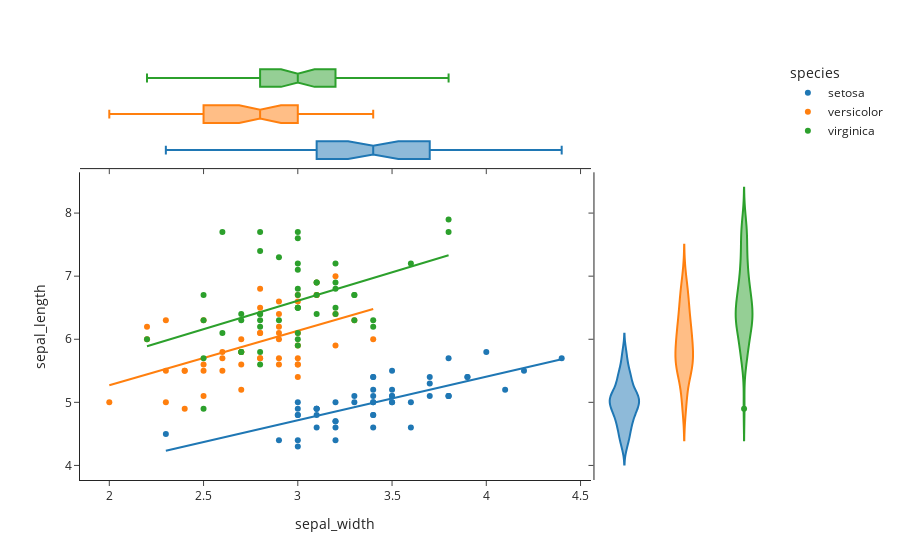

Notebook code cell kept with this figure:
### Code cell
import plotly.express as px
df = px.data.iris()
print(df.head())
fig = px.scatter(df, x="sepal_width", y="sepal_length", color="species", marginal_y="violin",
           marginal_x="box", trendline="ols", template="simple_white")
fig.show()

### Figure 1 — Plotly figure (JSON) as saved in the notebook; plotly's stock layout.template omitted (floating-point values rounded to 4 significant figures)
{"data": [{"hovertemplate": "species=setosa<br>sepal_width=%{x}<br>sepal_length=%{y}<extra></extra>", "legendgroup": "setosa", "marker": {"color": "#1F77B4", "symbol": "circle"}, "mode": "markers", "name": "setosa", "orientation": "v", "showlegend": true, "type": "scatter", "x": [3.5, 3, 3.2, 3.1, 3.6, 3.9, 3.4, 3.4, 2.9, 3.1, 3.7, 3.4, 3, 3, 4, 4.4, 3.9, 3.5, 3.8, 3.8, 3.4, 3.7, 3.6, 3.3, 3.4, 3, 3.4, 3.5, 3.4, 3.2, 3.1, 3.4, 4.1, 4.2, 3.1, 3.2, 3.5, 3.1, 3, 3.4, 3.5, 2.3, 3.2, 3.5, 3.8, 3, 3.8, 3.2, 3.7, 3.3], "xaxis": "x", "y": [5.1, 4.9, 4.7, 4.6, 5, 5.4, 4.6, 5, 4.4, 4.9, 5.4, 4.8, 4.8, 4.3, 5.8, 5.7, 5.4, 5.1, 5.7, 5.1, 5.4, 5.1, 4.6, 5.1, 4.8, 5, 5, 5.2, 5.2, 4.7, 4.8, 5.4, 5.2, 5.5, 4.9, 5, 5.5, 4.9, 4.4, 5.1, 5, 4.5, 4.4, 5, 5.1, 4.8, 5.1, 4.6, 5.3, 5], "yaxis": "y"}, {"alignmentgroup": "True", "hovertemplate": "species=setosa<br>sepal_width=%{x}<extra></extra>", "legendgroup": "setosa", "marker": {"color": "#1F77B4", "symbol": "circle"}, "name": "setosa", "notched": true, "offsetgroup": "setosa", "showlegend": false, "type": "box", "x": [3.5, 3, 3.2, 3.1, 3.6, 3.9, 3.4, 3.4, 2.9, 3.1, 3.7, 3.4, 3, 3, 4, 4.4, 3.9, 3.5, 3.8, 3.8, 3.4, 3.7, 3.6, 3.3, 3.4, 3, 3.4, 3.5, 3.4, 3.2, 3.1, 3.4, 4.1, 4.2, 3.1, 3.2, 3.5, 3.1, 3, 3.4, 3.5, 2.3, 3.2, 3.5, 3.8, 3, 3.8, 3.2, 3.7, 3.3], "xaxis": "x3", "yaxis": "y3"}, {"alignmentgroup": "True", "hovertemplate": "species=setosa<br>sepal_length=%{y}<extra></extra>", "legendgroup": "setosa", "marker": {"color": "#1F77B4", "symbol": "circle"}, "name": "setosa", "offsetgroup": "setosa", "scalegroup": "y", "showlegend": false, "type": "violin", "xaxis": "x2", "y": [5.1, 4.9, 4.7, 4.6, 5, 5.4, 4.6, 5, 4.4, 4.9, 5.4, 4.8, 4.8, 4.3, 5.8, 5.7, 5.4, 5.1, 5.7, 5.1, 5.4, 5.1, 4.6, 5.1, 4.8, 5, 5, 5.2, 5.2, 4.7, 4.8, 5.4, 5.2, 5.5, 4.9, 5, 5.5, 4.9, 4.4, 5.1, 5, 4.5, 4.4, 5, 5.1, 4.8, 5.1, 4.6, 5.3, 5], "yaxis": "y2"}, {"hovertemplate": "<b>OLS trendline</b><br>sepal_length = 0.690854 * sepal_width + 2.64466<br>R<sup>2</sup>=0.557681<br><br>species=setosa<br>sepal_width=%{x}<br>sepal_length=%{y} <b>(trend)</b><extra></extra>", "legendgroup": "setosa", "marker": {"color": "#1F77B4", "symbol": "circle"}, "mode": "lines", "name": "setosa", "showlegend": false, "type": "scatter", "x": [2.3, 2.9, 3, 3, 3, 3, 3, 3, 3.1, 3.1, 3.1, 3.1, 3.1, 3.2, 3.2, 3.2, 3.2, 3.2, 3.3, 3.3, 3.4, 3.4, 3.4, 3.4, 3.4, 3.4, 3.4, 3.4, 3.4, 3.5, 3.5, 3.5, 3.5, 3.5, 3.5, 3.6, 3.6, 3.7, 3.7, 3.7, 3.8, 3.8, 3.8, 3.8, 3.9, 3.9, 4, 4.1, 4.2, 4.4], "xaxis": "x", "y": [4.234, 4.648, 4.717, 4.717, 4.717, 4.717, 4.717, 4.717, 4.786, 4.786, 4.786, 4.786, 4.786, 4.855, 4.855, 4.855, 4.855, 4.855, 4.924, 4.924, 4.994, 4.994, 4.994, 4.994, 4.994, 4.994, 4.994, 4.994, 4.994, 5.063, 5.063, 5.063, 5.063, 5.063, 5.063, 5.132, 5.132, 5.201, 5.201, 5.201, 5.27, 5.27, 5.27, 5.27, 5.339, 5.339, 5.408, 5.477, 5.546, 5.684], "yaxis": "y"}, {"hovertemplate": "species=versicolor<br>sepal_width=%{x}<br>sepal_length=%{y}<extra></extra>", "legendgroup": "versicolor", "marker": {"color": "#FF7F0E", "symbol": "circle"}, "mode": "markers", "name": "versicolor", "orientation": "v", "showlegend": true, "type": "scatter", "x": [3.2, 3.2, 3.1, 2.3, 2.8, 2.8, 3.3, 2.4, 2.9, 2.7, 2, 3, 2.2, 2.9, 2.9, 3.1, 3, 2.7, 2.2, 2.5, 3.2, 2.8, 2.5, 2.8, 2.9, 3, 2.8, 3, 2.9, 2.6, 2.4, 2.4, 2.7, 2.7, 3, 3.4, 3.1, 2.3, 3, 2.5, 2.6, 3, 2.6, 2.3, 2.7, 3, 2.9, 2.9, 2.5, 2.8], "xaxis": "x", "y": [7, 6.4, 6.9, 5.5, 6.5, 5.7, 6.3, 4.9, 6.6, 5.2, 5, 5.9, 6, 6.1, 5.6, 6.7, 5.6, 5.8, 6.2, 5.6, 5.9, 6.1, 6.3, 6.1, 6.4, 6.6, 6.8, 6.7, 6, 5.7, 5.5, 5.5, 5.8, 6, 5.4, 6, 6.7, 6.3, 5.6, 5.5, 5.5, 6.1, 5.8, 5, 5.6, 5.7, 5.7, 6.2, 5.1, 5.7], "yaxis": "y"}, {"alignmentgroup": "True", "hovertemplate": "species=versicolor<br>sepal_width=%{x}<extra></extra>", "legendgroup": "versicolor", "marker": {"color": "#FF7F0E", "symbol": "circle"}, "name": "versicolor", "notched": true, "offsetgroup": "versicolor", "showlegend": false, "type": "box", "x": [3.2, 3.2, 3.1, 2.3, 2.8, 2.8, 3.3, 2.4, 2.9, 2.7, 2, 3, 2.2, 2.9, 2.9, 3.1, 3, 2.7, 2.2, 2.5, 3.2, 2.8, 2.5, 2.8, 2.9, 3, 2.8, 3, 2.9, 2.6, 2.4, 2.4, 2.7, 2.7, 3, 3.4, 3.1, 2.3, 3, 2.5, 2.6, 3, 2.6, 2.3, 2.7, 3, 2.9, 2.9, 2.5, 2.8], "xaxis": "x3", "yaxis": "y3"}, {"alignmentgroup": "True", "hovertemplate": "species=versicolor<br>sepal_length=%{y}<extra></extra>", "legendgroup": "versicolor", "marker": {"color": "#FF7F0E", "symbol": "circle"}, "name": "versicolor", "offsetgroup": "versicolor", "scalegroup": "y", "showlegend": false, "type": "violin", "xaxis": "x2", "y": [7, 6.4, 6.9, 5.5, 6.5, 5.7, 6.3, 4.9, 6.6, 5.2, 5, 5.9, 6, 6.1, 5.6, 6.7, 5.6, 5.8, 6.2, 5.6, 5.9, 6.1, 6.3, 6.1, 6.4, 6.6, 6.8, 6.7, 6, 5.7, 5.5, 5.5, 5.8, 6, 5.4, 6, 6.7, 6.3, 5.6, 5.5, 5.5, 6.1, 5.8, 5, 5.6, 5.7, 5.7, 6.2, 5.1, 5.7], "yaxis": "y2"}, {"hovertemplate": "<b>OLS trendline</b><br>sepal_length = 0.865078 * sepal_width + 3.53973<br>R<sup>2</sup>=0.276582<br><br>species=versicolor<br>sepal_width=%{x}<br>sepal_length=%{y} <b>(trend)</b><extra></extra>", "legendgroup": "versicolor", "marker": {"color": "#FF7F0E", "symbol": "circle"}, "mode": "lines", "name": "versicolor", "showlegend": false, "type": "scatter", "x": [2, 2.2, 2.2, 2.3, 2.3, 2.3, 2.4, 2.4, 2.4, 2.5, 2.5, 2.5, 2.5, 2.6, 2.6, 2.6, 2.7, 2.7, 2.7, 2.7, 2.7, 2.8, 2.8, 2.8, 2.8, 2.8, 2.8, 2.9, 2.9, 2.9, 2.9, 2.9, 2.9, 2.9, 3, 3, 3, 3, 3, 3, 3, 3, 3.1, 3.1, 3.1, 3.2, 3.2, 3.2, 3.3, 3.4], "xaxis": "x", "y": [5.27, 5.443, 5.443, 5.529, 5.529, 5.529, 5.616, 5.616, 5.616, 5.702, 5.702, 5.702, 5.702, 5.789, 5.789, 5.789, 5.875, 5.875, 5.875, 5.875, 5.875, 5.962, 5.962, 5.962, 5.962, 5.962, 5.962, 6.048, 6.048, 6.048, 6.048, 6.048, 6.048, 6.048, 6.135, 6.135, 6.135, 6.135, 6.135, 6.135, 6.135, 6.135, 6.221, 6.221, 6.221, 6.308, 6.308, 6.308, 6.394, 6.481], "yaxis": "y"}, {"hovertemplate": "species=virginica<br>sepal_width=%{x}<br>sepal_length=%{y}<extra></extra>", "legendgroup": "virginica", "marker": {"color": "#2CA02C", "symbol": "circle"}, "mode": "markers", "name": "virginica", "orientation": "v", "showlegend": true, "type": "scatter", "x": [3.3, 2.7, 3, 2.9, 3, 3, 2.5, 2.9, 2.5, 3.6, 3.2, 2.7, 3, 2.5, 2.8, 3.2, 3, 3.8, 2.6, 2.2, 3.2, 2.8, 2.8, 2.7, 3.3, 3.2, 2.8, 3, 2.8, 3, 2.8, 3.8, 2.8, 2.8, 2.6, 3, 3.4, 3.1, 3, 3.1, 3.1, 3.1, 2.7, 3.2, 3.3, 3, 2.5, 3, 3.4, 3], "xaxis": "x", "y": [6.3, 5.8, 7.1, 6.3, 6.5, 7.6, 4.9, 7.3, 6.7, 7.2, 6.5, 6.4, 6.8, 5.7, 5.8, 6.4, 6.5, 7.7, 7.7, 6, 6.9, 5.6, 7.7, 6.3, 6.7, 7.2, 6.2, 6.1, 6.4, 7.2, 7.4, 7.9, 6.4, 6.3, 6.1, 7.7, 6.3, 6.4, 6, 6.9, 6.7, 6.9, 5.8, 6.8, 6.7, 6.7, 6.3, 6.5, 6.2, 5.9], "yaxis": "y"}, {"alignmentgroup": "True", "hovertemplate": "species=virginica<br>sepal_width=%{x}<extra></extra>", "legendgroup": "virginica", "marker": {"color": "#2CA02C", "symbol": "circle"}, "name": "virginica", "notched": true, "offsetgroup": "virginica", "showlegend": false, "type": "box", "x": [3.3, 2.7, 3, 2.9, 3, 3, 2.5, 2.9, 2.5, 3.6, 3.2, 2.7, 3, 2.5, 2.8, 3.2, 3, 3.8, 2.6, 2.2, 3.2, 2.8, 2.8, 2.7, 3.3, 3.2, 2.8, 3, 2.8, 3, 2.8, 3.8, 2.8, 2.8, 2.6, 3, 3.4, 3.1, 3, 3.1, 3.1, 3.1, 2.7, 3.2, 3.3, 3, 2.5, 3, 3.4, 3], "xaxis": "x3", "yaxis": "y3"}, {"alignmentgroup": "True", "hovertemplate": "species=virginica<br>sepal_length=%{y}<extra></extra>", "legendgroup": "virginica", "marker": {"color": "#2CA02C", "symbol": "circle"}, "name": "virginica", "offsetgroup": "virginica", "scalegroup": "y", "showlegend": false, "type": "violin", "xaxis": "x2", "y": [6.3, 5.8, 7.1, 6.3, 6.5, 7.6, 4.9, 7.3, 6.7, 7.2, 6.5, 6.4, 6.8, 5.7, 5.8, 6.4, 6.5, 7.7, 7.7, 6, 6.9, 5.6, 7.7, 6.3, 6.7, 7.2, 6.2, 6.1, 6.4, 7.2, 7.4, 7.9, 6.4, 6.3, 6.1, 7.7, 6.3, 6.4, 6, 6.9, 6.7, 6.9, 5.8, 6.8, 6.7, 6.7, 6.3, 6.5, 6.2, 5.9], "yaxis": "y2"}, {"hovertemplate": "<b>OLS trendline</b><br>sepal_length = 0.901534 * sepal_width + 3.90684<br>R<sup>2</sup>=0.209057<br><br>species=virginica<br>sepal_width=%{x}<br>sepal_length=%{y} <b>(trend)</b><extra></extra>", "legendgroup": "virginica", "marker": {"color": "#2CA02C", "symbol": "circle"}, "mode": "lines", "name": "virginica", "showlegend": false, "type": "scatter", "x": [2.2, 2.5, 2.5, 2.5, 2.5, 2.6, 2.6, 2.7, 2.7, 2.7, 2.7, 2.8, 2.8, 2.8, 2.8, 2.8, 2.8, 2.8, 2.8, 2.9, 2.9, 3, 3, 3, 3, 3, 3, 3, 3, 3, 3, 3, 3, 3.1, 3.1, 3.1, 3.1, 3.2, 3.2, 3.2, 3.2, 3.2, 3.3, 3.3, 3.3, 3.4, 3.4, 3.6, 3.8, 3.8], "xaxis": "x", "y": [5.89, 6.161, 6.161, 6.161, 6.161, 6.251, 6.251, 6.341, 6.341, 6.341, 6.341, 6.431, 6.431, 6.431, 6.431, 6.431, 6.431, 6.431, 6.431, 6.521, 6.521, 6.611, 6.611, 6.611, 6.611, 6.611, 6.611, 6.611, 6.611, 6.611, 6.611, 6.611, 6.611, 6.702, 6.702, 6.702, 6.702, 6.792, 6.792, 6.792, 6.792, 6.792, 6.882, 6.882, 6.882, 6.972, 6.972, 7.152, 7.333, 7.333], "yaxis": "y"}], "layout": {"legend": {"title": {"text": "species"}, "tracegroupgap": 0}, "margin": {"t": 60}, "xaxis": {"anchor": "y", "domain": [0, 0.7363], "title": {"text": "sepal_width"}}, "xaxis2": {"anchor": "y2", "domain": [0.7413, 1], "matches": "x2", "showline": false, "showticklabels": false, "ticks": ""}, "xaxis3": {"anchor": "y3", "domain": [0, 0.7363], "matches": "x", "showticklabels": false}, "xaxis4": {"anchor": "y4", "domain": [0.7413, 1], "matches": "x2", "showline": false, "showticklabels": false, "ticks": ""}, "yaxis": {"anchor": "x", "domain": [0, 0.7326], "title": {"text": "sepal_length"}}, "yaxis2": {"anchor": "x2", "domain": [0, 0.7326], "matches": "y", "showticklabels": false}, "yaxis3": {"anchor": "x3", "domain": [0.7426, 1], "matches": "y3", "showline": false, "showticklabels": false, "ticks": ""}, "yaxis4": {"anchor": "x4", "domain": [0.7426, 1], "matches": "y3", "showline": false, "showticklabels": false, "ticks": ""}}}
